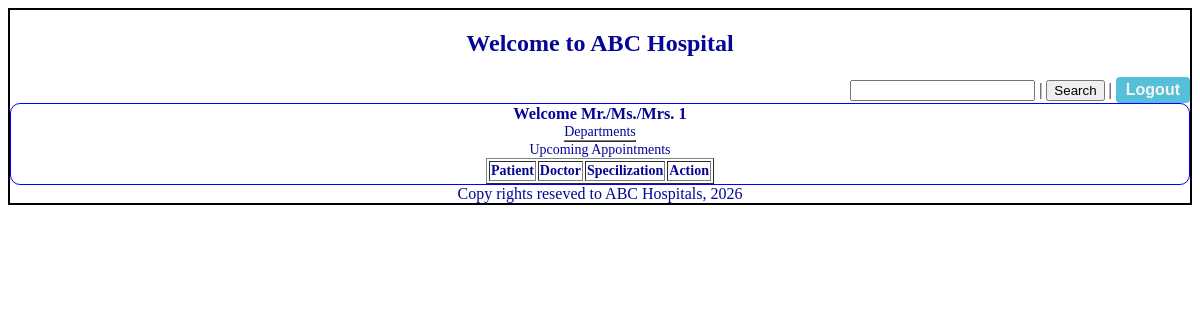
The app's page /pt/1 (signed in), older data.
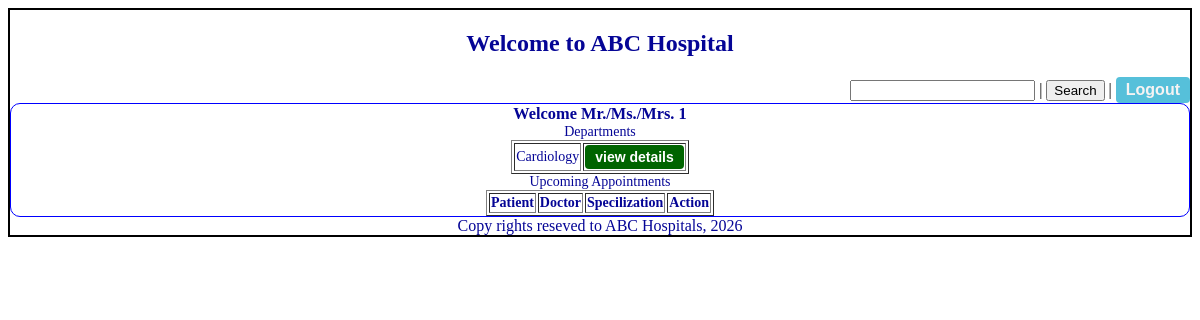
The same page, newer data.
### models.py (models this page shows)
class Dr_Profile(db.Model):
    __tablename__='dr_profile'
    id=db.Column(db.Integer,primary_key=True)
    dr_id=db.Column(db.Integer,db.ForeignKey('user_credentials.id'),nullable=False) #linking child to parent
    full_name=db.Column(db.String,nullable=False)
    address=db.Column(db.String,nullable=False)
    spl=db.Column(db.String,nullable=False)
    exp=db.Column(db.Float,nullable=False)
    phno=db.Column(db.String,nullable=False)
    status=db.Column(db.Integer,nullable=False,default=0) #0-register, 1-approved, 2-deactivated

### controller.py (the view)
@app.route("/pt/<id>")
@login_required
def pt_dashboard(id):
    depts=get_departments() #get departments
    return render_template("patient_dashboard.html",id=id,depts=depts)

### app.py (called while the page is built)
@login_manager.user_loader
def load_user(user_id):
    return User_Credentials.query.get(int(user_id))

### controller.py (called while the page is built)
def get_departments():
    depts = db.session.scalars(db.session.query(Dr_Profile.spl).filter(Dr_Profile.status == 1).distinct()).all()
    return depts

### templates/patient_dashboard.html (shortened to what this page needs)
{% extends "base.html" %}
{% block content %}
    <div class="dashboard-form">
        <form>
        <h3 class="center">Welcome Mr./Ms./Mrs. {{id}}</h3>
        <table class="center" name="splz" border="1">
        <caption>Departments</caption>
        {% for d in depts %}
            <tr><td>{{d}}</td><td><a href="/drs_by_spl/{{d}}" class='btn-link btn-done'>view details</a></td></tr>
        {%endfor%}
        </table>
        <table class="center" name="Appointments" border="1">
        <caption>Upcoming Appointments</caption>
        <tr><th>Patient</th><th>Doctor</th><th>Specilization</th><th>Action</th></tr>
        </table>
        </form>
    </div>
{% endblock %}

Row changes from the older to the newer data that the page shows:
added Dr_Profile: spl "Cardiology"
